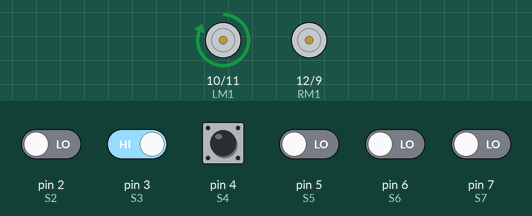
A sketch run on a simulated Arduino Uno, built with avr-gcc and run on an emulated ATmega328P. Parts: motor-driver pin pairs drawn as motors (green arrow = first pin HIGH = forward, orange = second pin HIGH = backward, longer = more drive). The test bench sets the inputs (shaded band); at power-on: pin 3 (S3), pin 4 (S4) HIGH, pin 2 (S2), pin 5 (S5), pin 6 (S6), pin 7 (S7) LOW.

Above: at 1.2 s.
1.3 s: pin 6 (S6) driven HIGH
At 2.4 s:
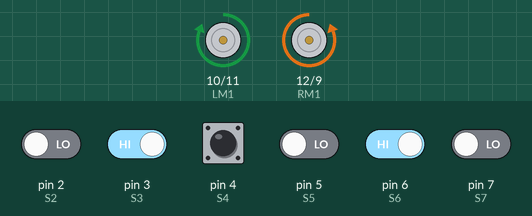
2.8 s: pin 3 (S3) driven LOW
At 3.5 s:
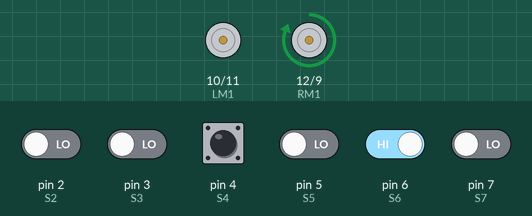
4.3 s: pin 3 (S3) driven HIGH
At 4.7 s:
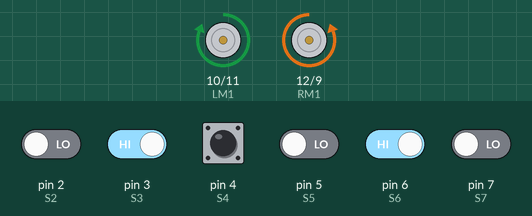
5.8 s: pin 7 (S7) driven HIGH
At 7.0 s:
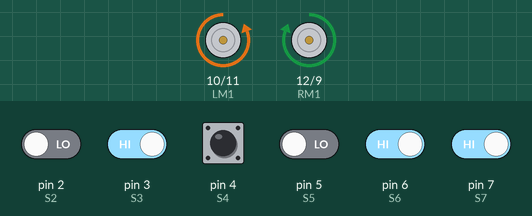
7.3 s: pin 2 (S2) driven HIGH
At 8.1 s:
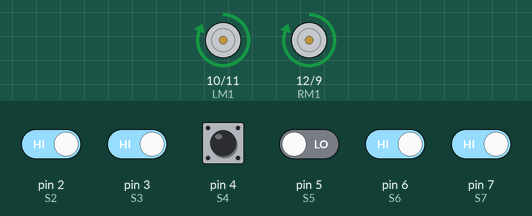
8.8 s: pin 5 (S5) driven HIGH
At 9.3 s:
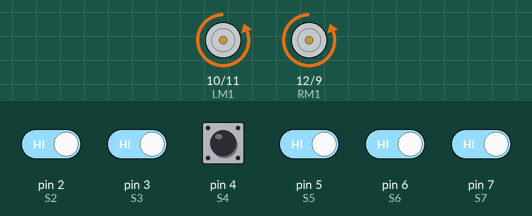
Timing chart, 0 to 11.3 s (numbered marks = the images above; inputs shaded):
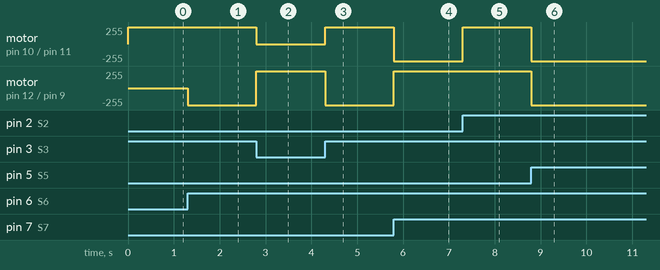

The sketch:

FINAL_feb19b.ino
```cpp
#define S2 2
#define S3 3
#define S4 4
#define S5 5
#define S6 6
#define S7 7
//#define S7 8


#define LM1 10       // left motor
#define LM2 11      // left motor
#define RM1 12      // right motor
#define RM2 9      // right motor
void setup()
{
  pinMode(S7, INPUT);
  pinMode(S2, INPUT);
  pinMode(S3, INPUT);
  pinMode(S4, INPUT);
  pinMode(S5, INPUT);
  pinMode(S6, INPUT);
  //pinMode(S7, INPUT);


  pinMode(LM1, OUTPUT);
  pinMode(LM2, OUTPUT);
  pinMode(RM1, OUTPUT);
  pinMode(RM2, OUTPUT);

    digitalWrite(LM1, LOW);
    digitalWrite(LM2, LOW);
    digitalWrite(RM1, LOW);
    digitalWrite(RM2, LOW);


}
void loop()
{
  if (digitalRead(3)==0 && digitalRead(4)==0)
  {
    digitalWrite(LM1, LOW);
    digitalWrite(LM2, LOW);
    digitalWrite(RM1, HIGH);
    digitalWrite(RM2, LOW);
  }


  else if ( digitalRead(6)==0)
  {
    digitalWrite(LM1, HIGH);
    digitalWrite(LM2, LOW);
    digitalWrite(RM1, LOW);
    digitalWrite(RM2, LOW);
  }
  else if(digitalRead(5)==0 && digitalRead(6)==0)
  {
    digitalWrite(LM1, HIGH);
    digitalWrite(LM2, LOW);
    digitalWrite(RM1, LOW);
    digitalWrite(RM2, LOW);
  }


  else if(digitalRead(3)==0)
  {
    digitalWrite(LM1, LOW);
    digitalWrite(LM2, LOW);
    digitalWrite(RM1, HIGH);
    digitalWrite(RM2, LOW);
  }
  else if(digitalRead(2)==0 && digitalRead(3)==0)   //
  {
    digitalWrite(LM1, LOW);
    digitalWrite(LM2, LOW);
    digitalWrite(RM1, HIGH);
    digitalWrite(RM2, LOW);

  }

  else if(digitalRead(6)==0 && digitalRead(7)==0)   //
  {
    digitalWrite(LM1, HIGH);
    digitalWrite(LM2, LOW);
    digitalWrite(RM1, LOW);
    digitalWrite(RM2, HIGH);
    ;

  }


  else if(digitalRead(7)==0)   //
  {
    digitalWrite(LM1, HIGH);
    digitalWrite(LM2, LOW);
    digitalWrite(RM1, LOW);
    digitalWrite(RM2, HIGH);

  }


  else if(digitalRead(2)==0 )   //
  {
    digitalWrite(LM1, LOW);
    digitalWrite(LM2, HIGH);
    digitalWrite(RM1, HIGH);
    digitalWrite(RM2, LOW);

  }

else if(digitalRead(3)==0 && digitalRead(4)==0 && digitalRead(5)==0 && digitalRead(6)==0 && digitalRead(7)==0){

    digitalWrite(LM1, HIGH);
    digitalWrite(LM2, LOW);
    digitalWrite(RM1, LOW);
    digitalWrite(RM2, HIGH);


}


else if(digitalRead(2)==0 && digitalRead(3)==0 && digitalRead(4)==0 ){

     digitalWrite(LM1, LOW);
    digitalWrite(LM2, LOW);
    digitalWrite(RM1, HIGH);
    digitalWrite(RM2, LOW);


}


else if(digitalRead(2)==0 && digitalRead(3)==0 && digitalRead(4)==0 && digitalRead(5)==0 ){

     digitalWrite(LM1, LOW);
    digitalWrite(LM2, LOW);
    digitalWrite(RM1, HIGH);
    digitalWrite(RM2, LOW);


}


else if(digitalRead(2)==0 && digitalRead(3)==0 && digitalRead(4)==0 && digitalRead(5)==0 && digitalRead(6)==0 ){

     digitalWrite(LM1, LOW);
    digitalWrite(LM2, LOW);
    digitalWrite(RM1, HIGH);
    digitalWrite(RM2, LOW);


}


else if(digitalRead(7)==0 && digitalRead(2)==0 && digitalRead(3)==0 && digitalRead(4)==0 && digitalRead(5)==0 && digitalRead(6)==0){
    /* digitalWrite(LM1,LOW);
    digitalWrite(LM2, HIGH);
    digitalWrite(RM1, HIGH);
    digitalWrite(RM2, LOW);
  */


     digitalWrite(LM1, HIGH);
    digitalWrite(LM2, LOW);
    digitalWrite(RM1, LOW);
    digitalWrite(RM2, HIGH);


}
else if(digitalRead(4)== 0 ||  digitalRead(5)==0)    // Move Forward
  {
    digitalWrite(LM1, HIGH);
    digitalWrite(LM2, LOW);
    digitalWrite(RM1, HIGH);
    digitalWrite(RM2, LOW);
  }


else if(digitalRead(7) && digitalRead(2) && digitalRead(3) && digitalRead(4) && digitalRead(5) && digitalRead(6)){
   /*  digitalWrite(LM1, HIGH);
    digitalWrite(LM2, LOW);
    digitalWrite(RM1, LOW);
    digitalWrite(RM2, HIGH);
     */

   digitalWrite(LM1, LOW);
    digitalWrite(LM2, HIGH);
    digitalWrite(RM1, LOW);
    digitalWrite(RM2, HIGH);


}

else
{
    digitalWrite(LM1, LOW);
    digitalWrite(LM2, LOW);
    digitalWrite(RM1, LOW);
    digitalWrite(RM2, LOW);

  }


}
```

Measured:
- after the input at 1.3 s, motor on pin 12 (RM1) / pin 9 (RM2): stopped → backward 255/255 at once
- after the input at 2.8 s, motor on pin 10 (LM1) / pin 11 (LM2): forward 255/255 → stopped at once; motor on pin 12 (RM1) / pin 9 (RM2): backward 255/255 → forward 255/255 at once
- after the input at 4.3 s, motor on pin 10 (LM1) / pin 11 (LM2): stopped → forward 255/255 at once; motor on pin 12 (RM1) / pin 9 (RM2): forward 255/255 → backward 255/255 at once
- after the input at 5.8 s, motor on pin 10 (LM1) / pin 11 (LM2): forward 255/255 → backward 255/255 at once; motor on pin 12 (RM1) / pin 9 (RM2): backward 255/255 → forward 255/255 at once
- after the input at 7.3 s, motor on pin 10 (LM1) / pin 11 (LM2): backward 255/255 → forward 255/255 at once
- after the input at 8.8 s, motor on pin 10 (LM1) / pin 11 (LM2), motor on pin 12 (RM1) / pin 9 (RM2): forward 255/255 → backward 255/255 at once
